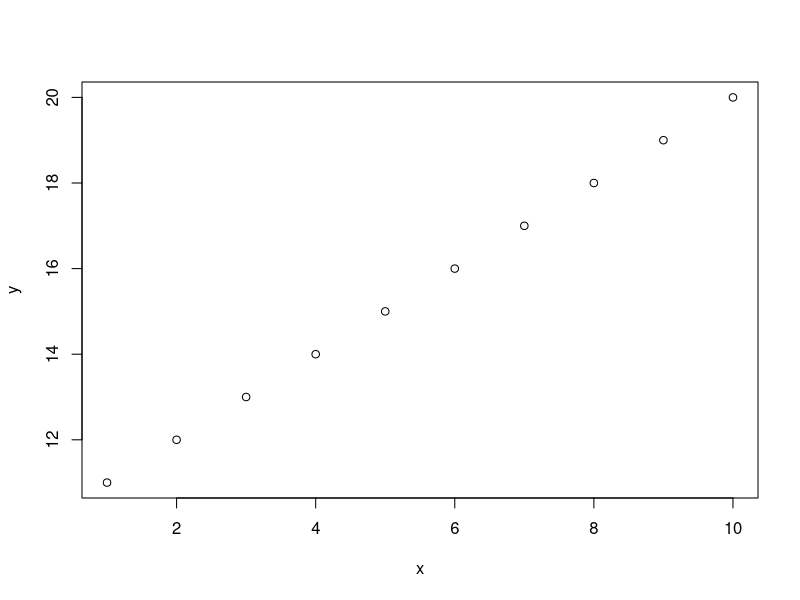
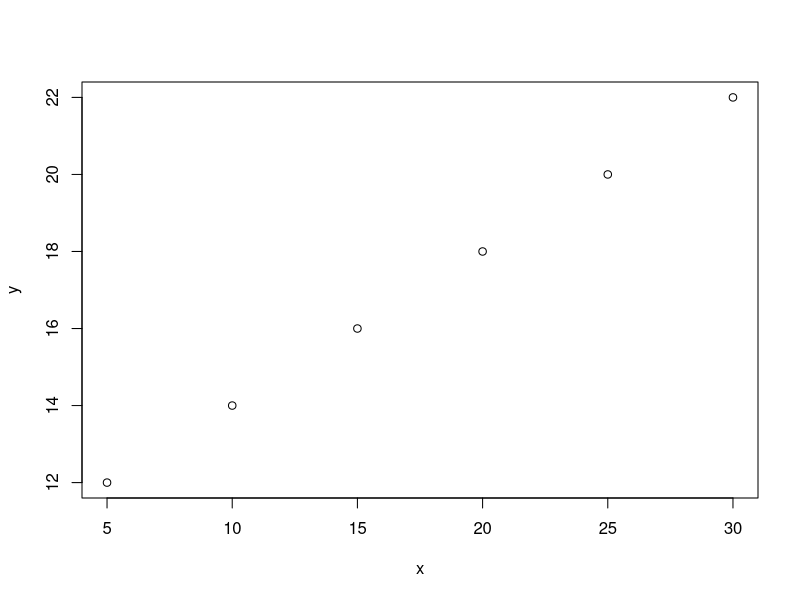
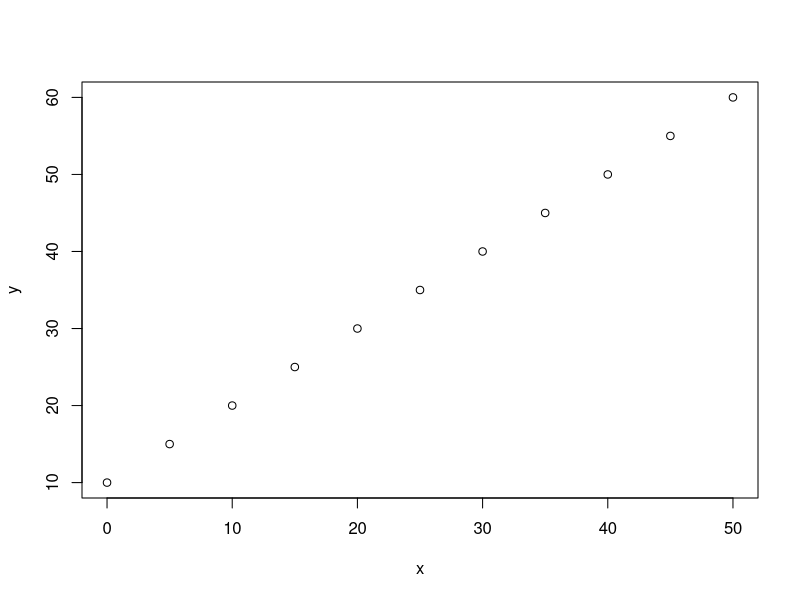
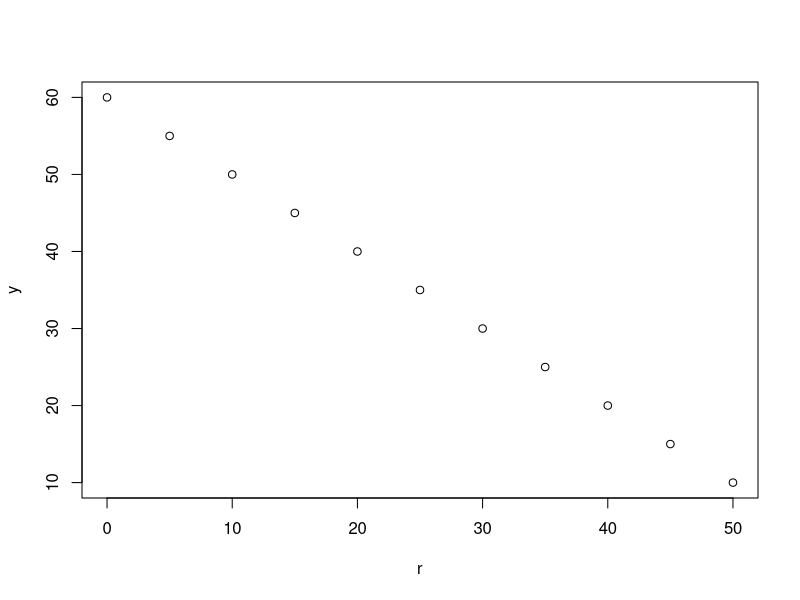
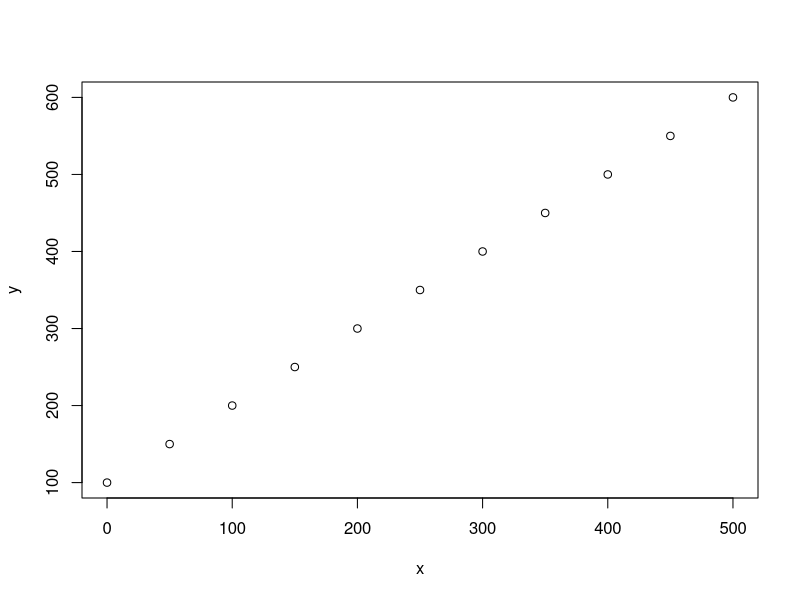
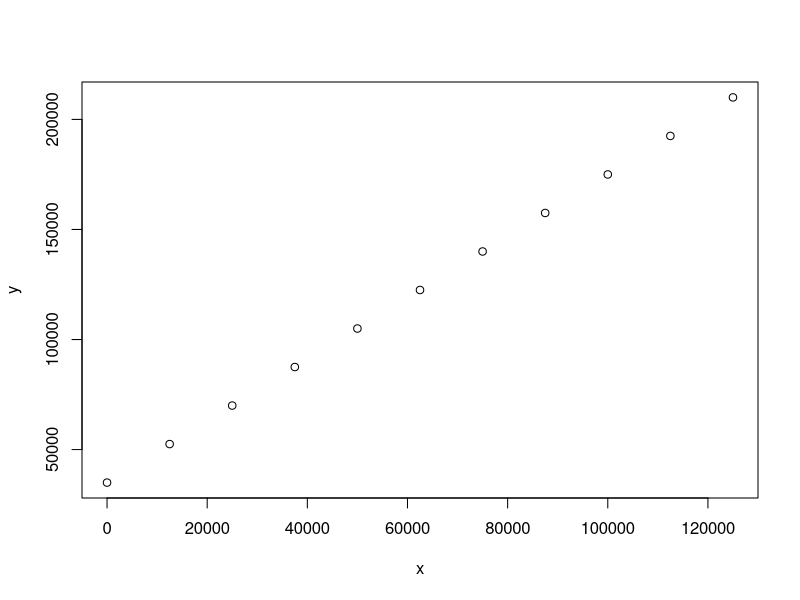
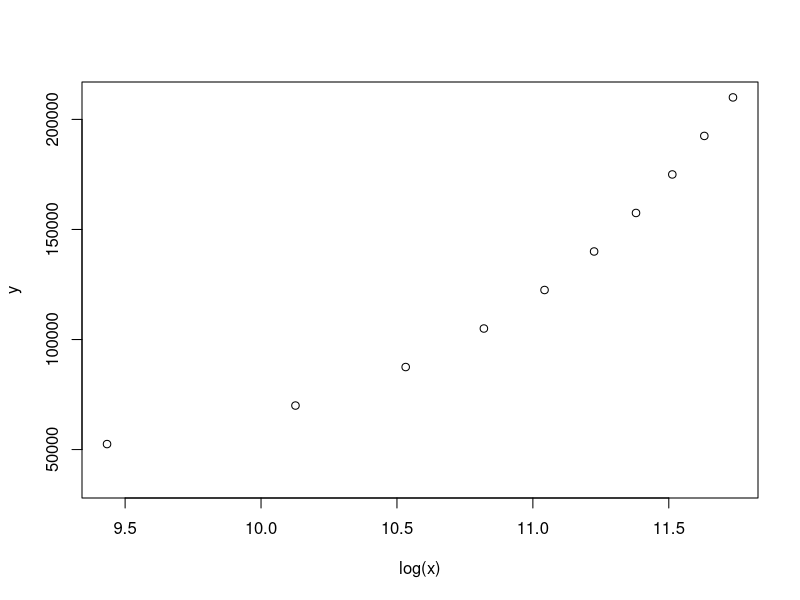
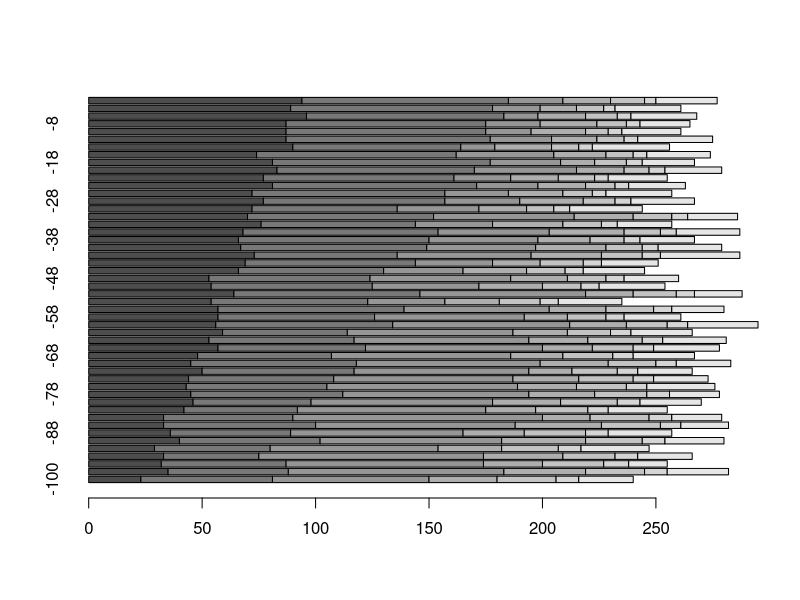

Reproduce these figures in R, in order.
###Building code for APD Practical workshop.

#Reading and manipulating data.

#Vectors

x = 5
y = 6

#Can also be multiple things.

x = 1:10
y = 11:20

plot(x, y)

#Key function, concatinate c()

#Basic structure c(thing, thing, thing, thing)

x = c(5,10,15,20,25,30)
y = c(12,14,16,18,20,22)

plot(x, y)

#We can also make charcater and logical vectors.

z = c("This", "is", "not", "a", "character", "vector")
t = c(TRUE, TRUE, FALSE, TRUE, TRUE, TRUE)

#These can interact and we can subset the one by the other by using [].

z[t == TRUE]

#This also works for numeric objects and we can pull a single value with x[position]

x[2]

#Tools for generating/manipulating vectors: sequence

#Basic structure is seq(first, last, by)

x = c(seq(0, 50, 5))
y = c(seq(10, 60, 5))

plot(x, y)

#This gives us sequences from 0-50 and 10-60 (respectively) by 5.

#These are easily reversed - rev(object)

r = rev(x)

plot(r, y)

#One of R's advantages is that you apply transformations evenly and explicitly.

x = x*10
y = y*10

plot(x, y)

#You can also derive statistics from vectors.

mean(x)
mean(y)
median(c(x, y))
mean(c(x,y))
max(x)
min(x)

#You can tranform a vector by the result of its own statistic.

x = x * mean(x)
y = y * mean(y)

plot(x, y)

#R executes the commands in the order that it reads them. Thus, you can use functions within other functions.

#Here, R will start the plot function, then use the log function "log(x)" on x create a plot against y.

plot(log(x), y)

#Vectors are useful, but a matrix is even more useful.

#Like vectors, we can conjure a matrix by explicitly defining it. We use 1:100 as the data and R fills a matrix with integers from 1-100. 

x = matrix(1:100, nrow = 10, ncol = 10)

#You can read portions of this data using []. The difference between a matrix and a vector is now you have a two-dimensional address [row, column]

x[4, 5]

#You can pull ranges of numbers as well

x[4:5, 5]

#You can pull entire rows by leaving the y (column) position empty

x[4, ]

#You can pull entire columns by leaving the x (row) position empty

x[ ,5]

#Quickly generating a random dataset.

#Here, we insert the sample() function into the matrix() function to make a 10 x 10 matrix of randomly selected values between 1:100.

RDM1234 = matrix( sample(1:100, 100, replace=TRUE), nrow = 10, ncol = 10)

#This could be a bit more realistic, let's give some probability distributions to it.

#This requires a bit of planning. We want more of some elements (1-5) and less of other elements (6-10). First fifty draws are going up per row of 10, second fifty are going down...

RDM1234[ ,1:5] = sample(1:100, 50, replace = TRUE, prob = c(rep(0.1, 50), seq(0.51, 1, 0.01)))

RDM1234[ ,6:10] = sample(1:100, 50, replace = TRUE, prob = c(seq(0.51, 1, 0.01), rep(0.1, 50)))

#We can see the impact we're having by looking at the  means of every column. Here, we use handy functions that work well with matrices.

#apply() lets us use a function on each column of a dataset. Form is apply(dataset, column (2) or row (1), function name)

apply(RDM1234, 2, mean)

#This gives us a matrix with different overall volumes of our imaginary taxa, but we don't see any change with depth.

#rnorm() lets us do this, giving us random normal distribution with a moving average.

rnorm(50, c(seq(25,50,0.5)), sd=5)

#Still looks like we're building the dataset by individual columns. So, we need to define ranges for these values as well as sds.

#This means we need a table with 50 rows and three columns.

FAKE_ECO = matrix(nrow = 7, ncol = 3)

#Three hyper abundant types with high counts, two are increasing, one decreasing.

FAKE_ECO[1,]=c(30,90,5)
FAKE_ECO[2,]=c(50,90,8)
FAKE_ECO[3,]=c(90,20,12)

#Three less abundant types, all decreasing.

FAKE_ECO[4,]=c(30,20,5)
FAKE_ECO[5,]=c(25,10,2)
FAKE_ECO[6,]=c(10,5,0.2)

#One type deviating around average

FAKE_ECO[7,]=c(25,26,3)

#Make fake matrix

FKE1234 = matrix(nrow = 50, ncol = 7)

#Fill fake matrix with rnorm data employing moving averages.

for(i in 1:ncol(FKE1234)){
  FKE1234[, i] = rnorm(nrow(FKE1234), c(seq(FAKE_ECO[i,1], FAKE_ECO[i,2], length.out = nrow(FKE1234))), FAKE_ECO[i,3])
}

#Since we are pretending that these are fake pollen counts, they need to be whole numbers.

FKE1234 = ceiling(FKE1234) #Rounding all values up to the nearest integer.

#Add some pretend depths

d = seq(-100,-2, 2) #Depths need to asend for plots to work.

#Make up pretend taxa

taxa = c("Alchornea", "Macaranga", "Syzygium", "Blighia", "Terminalia", "Tetrorchidium", "Nymphaea")

#Doctor up the matrix with depths and fake names.

row.names(FKE1234) = d
colnames(FKE1234) = taxa

#This basically works. We've made up a fake dataset!

barplot(t(FKE1234), horiz = TRUE)

#We can use apply to get sums for each column and create percentages.

FKEsum = apply(FKE1234, 1, sum)

#It is worth thinking about how R does this. FKEsum gives us a vector of sums for each column. 

### When we tell R to divide the FKE1234 matrix by the FKEsum vector, it starts at the first row, first column and divides it by the first row sum.
### Then, R moves to the second row  on the first column, dividing by the second row sum.
### This goes on until R gets to the bottom of the column, then it repeats this procedure for each column - cycling through the row sums each time.

#THIS IS IMPORTANT BECAUSE R PREFERS DATA ORGANIZED WITH VARIABLES BY COLUMNS - APD/NEOTOMA DATA IS SAMPLES BY COLUMNS!

FKEpct = (FKE1234/FKEsum)*100

barplot(t(FKEpct), horiz = TRUE)

#For base R, when we call plotting functions we can use any of the options in the plot() function generally. 
#Here, we add a title to the plot and change the orientation of the y axis labels.

barplot(t(FKEpct), horiz = TRUE, main = "Fake Core Barplot by %", las=1)

#There are a few ways to get to know more about a given function.
#R Studio nicely brings up the functions options when you begin to enter the text. Type in "barplot" and add the first parentheses "("
#You should see the functions options at this point. For barplot, this suggestion is not very informative.

#The help() function is better. You can also use the "Help" tab in the lower-right window to get more informative results.

help("barplot")

#Functions are really just pre-packaged commands and the options within them allow us to set the conditions of the variables employed within the function.

#Because coding languages require us to act in a systematic fashion, we can use this to make ourselves more efficient. 
#We can make a simple function to calculate the percent of a table of typical pollen data.
#We imagine our possible conditions - tables oriented with taxa as columns or rows.
###We can accomodate multiple possible conditiosn with if() fucntions - we define a condition, then a set of actions within {}. Then we set the other condition.
#Notice that we set the values for necessary variables (flip_axis in this case) when defining the function. These variables then don't have to be defined later.

calculate_percent = function(x, flip_axis = FALSE){
  
  if(flip_axis == TRUE){
    
    x = as.matrix(t(x))
    row_sums = apply(x, 1, sum)
    percent = (x/row_sums)*100
    
  } else {
    
    row_sums = apply(x, 1, sum)
    percent = (x/row_sums)*100
    
  }
  percent
}

#Then we call the function and use the default settings since our table is taxa as columns.

calculate_percent(FKE1234)

#When using functions, it is important to remember that the results need to be saved as an object in order for us to make use of them.

#We can make this dataset a bit more useful by making it a data frame object. 

FKEpct = as.data.frame(calculate_percent(FKE1234))

#R recognizes two kinds of matrix-style objects, which are basically tables.
#Remembering that R recognizes character, logical, and numeric data - a matrix can only contain one data type.
#A data frame can contain multiple data types. It also gives us new tools for navigating the data.

FKEpct$Alchornea #Calls the Alchornea percents.
FKEpct[,"Alchornea"] #This is how we call this data in the matrix.

#If you type "FKEpct$", R Studio brings up all of the columns in your dataset. This can be navigated with the up and down arrows on your keyboard.

#This way, one can easily extract and plot key insights without much work.

plot(FKEpct$Alchornea, row.names(FKEpct))

points(FKEpct$Syzygium, row.names(FKEpct)) #Notice that we can add data to plots!

#We can fancy up the plots easily by changing plot options.

plot(FKEpct$Alchornea, row.names(FKEpct),
     type="o", 
     pch = 1,
     col = "red",
     main = "Fake Data, Alchornea vs. Syzygium",
     xlab = "Depth cm",
     ylab = "Percent of Pollen Sum")

points(FKEpct$Syzygium, row.names(FKEpct),
     type="o", 
     pch = 2,
     col = "blue")

#We can customize the plot quite a bit, if we know the right variables to modify.

plot(FKEpct$Alchornea, row.names(FKEpct),
     xlim = c(0,50),
     type="o", 
     pch = 1,
     col = "red",
     main = "Fake Data, Alchornea vs. Syzygium",
     xlab = "Depth cm",
     ylab = "Percent of Pollen Sum")

points(FKEpct$Syzygium, row.names(FKEpct),
      type="o", 
      pch = 2,
      col = "blue")

points(FKEpct$Macaranga, row.names(FKEpct),
      type="o", 
      pch = 3,
      col = "orange")

#We can look for relationships with some basic statistics. Co-variance is extremely simple. 

cov(FKEpct$Alchornea, FKEpct$Macaranga)

cov(FKEpct$Alchornea, FKEpct$Syzygium)

cov(FKEpct$Alchornea, FKEpct$Nymphaea)

### NEED TO THINK ABOUT WHERE WE ARE GOING HERE...

#Other big topics that would be useful
  #Reading and saving data.

MBALA = read.csv("cores/MBALA.csv", header = TRUE)

#Couple ways to read in data, both require specifics for file type.

#Note that the file path begins at the working directory. 

MBALA = read.table("cores/MBALA.csv", header = TRUE, sep = ",")

#Call the object with the Mbalang .csv from Neotoma.

MBALA

#We want just the pollen counts and names, so we use what we know about navigating matrices to find the right starting row/column.
#Use some informative functions to find other values. This can be entered manually, but the code is more portable when it uses functions.

MBALA_pollen = MBALA[7:nrow(MBALA), 6:ncol(MBALA)]

#We isolate the taxonomic info so we can use it later. This includes the "group" info, which we can use for plotting.

MBALA_taxa = MBALA[7:nrow(MBALA),1:2]

#R read the file as a data.frame with character variables. This happens when columns include a mix of numbers and characters.
#The subseet we created is classed the same way. We can confirm this.

class(MBALA_pollen)

#Let's check the individual columns.

class(MBALA_pollen[,1])

#We can use sapply and check all columns.
#Note that we already used apply(), where we had to define which direction to run the function (rows vs columns). The sapply() function defaults to columns.

sapply(MBALA_pollen, class)

#This won't do, so we use apply to make MBALA_pollen numeric. We wrap this in a function that preserves its status as a data.frame

MBALA_num = as.data.frame (apply (MBALA_pollen, 2, as.numeric))

#Let's check this to make sure it's numeric.

sapply(MBALA_num, class)

#If we look at the data, we see there's lots of NAs where the blank values were. Let's make these 0s, which is appropriate in this case.

head(MBALA_num)

MBALA_num[is.na(MBALA_num)] = 0

head(MBALA_num)

#Good. Let's add taxa names for the rows.

row.names(MBALA_num) = MBALA_taxa$name

#Great, we've got numeric data. Let's get on with calculating percents.

#We will sum by taxonomic groups later and get a proper AP sum - for now, let's just get all these values as %.

#Warining, what we are going to do will LOOK right, but it won't work.

MBALA_sum = apply(MBALA_num, 2, sum)

MBALA_pct = (MBALA_num / MBALA_sum) *100

#Let's check to see that each sample's % adds up to 100.

sapply(MBALA_pct, sum)

#Whoops. Looks like they do not. Remember, R divides each column of MBALA_num by each value of MBALA_sum iteratively.

#We can transpose the dataset. Notice that I am again retaining the data.frame setup. Some commands will change the matrix class (t, as.numeric).

tMBALA = data.frame (t (MBALA_num))

#Now we calculate percents.

MBALA_sum = apply(tMBALA, 1, sum) #We use rows this time since table is transposed!

MBALA_pct = (tMBALA / MBALA_sum) *100 

#Let's check the rows sums.

apply(MBALA_pct, 1, sum) 

#We can also use our custom function.

MBALA_pct = as.data.frame( calculate_percent (MBALA_num, flip_axis = TRUE) )

#Check the results. 

apply(MBALA_pct, 1, sum)

#Subsetting and summarizing by ecological data.












